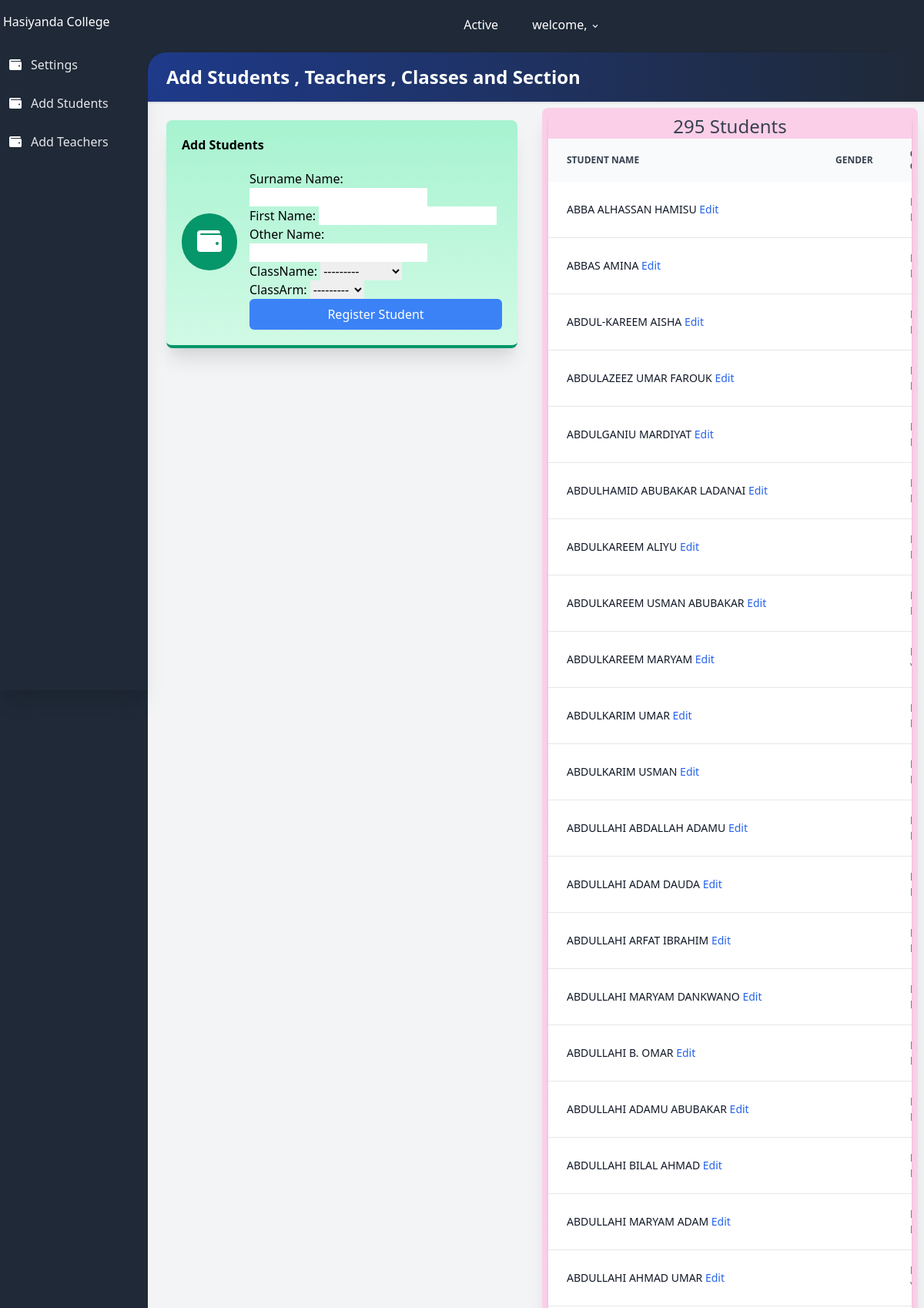
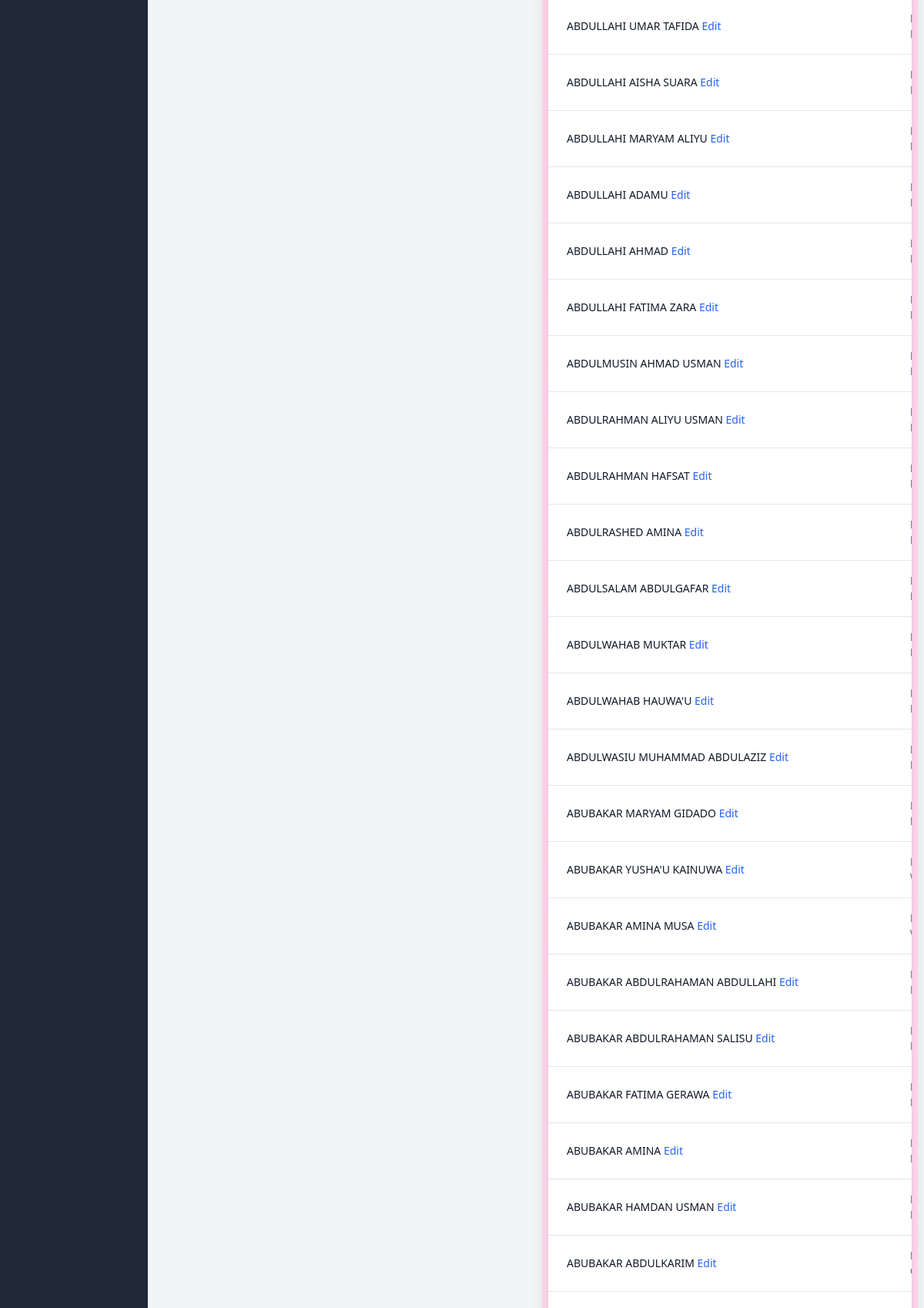
The app's page /registerStudent/ (upper part) with its own data (2 pictures, top to bottom).
### result/models.py (models this page shows, shortened)
class all_class(models.Model):
    className = models.CharField(max_length=100 , unique=True)
    section = models.ForeignKey(section, on_delete=models.SET_NULL, null=True)
    complete = models.BooleanField(default=False)
    classTeacher = models.ForeignKey(User, on_delete=models.SET_NULL, null=True)
    date = models.DateTimeField(auto_now_add=True)
    def __str__(self):
        return self.className
    class Meta:
        ordering = ['className']

class students(models.Model):
    first_name = models.CharField(max_length=100)
    last_name = models.CharField(max_length=100)
    middle_name = models.CharField(max_length=100, blank = True)
    gender = models.CharField(max_length=100 , choices= gender_choise)
    className = models.ForeignKey(all_class, related_name="studentclass", on_delete=models.SET_NULL, null=True)
    classArm = models.ForeignKey(classArm, related_name="studentclassArm", on_delete=models.SET_NULL, null=True)
    date = models.DateField(auto_now_add=True)
    class Meta:
        ordering = ['last_name']

### result/views.py (the view)
# urls.py: path('registerStudent/', RegisterStudent.as_view(), name='registerStudent'),
class RegisterStudent(CreateView):
    form_class = StudentForm
    template_name = 'result/add.html'
    success_url = reverse_lazy('result:registerStudent')
    def get_context_data(self, **kwargs):
        context = super().get_context_data(**kwargs)
        context["studentForm"] = StudentForm()
        context["allStudents"] = students.objects.all()
        return context

### result/forms.py
class StudentForm(forms.ModelForm):
    class Meta:
        model = students
        fields = [ 'last_name','first_name', 'middle_name', 'className', 'classArm']
        labels = {  'last_name': 'Surname Name',
                     'first_name': 'First Name',
                    'middle_name': 'Other Name'}

### result/models.py (called while the page is built)
    def __str__(self):
        return self.armName

### result/templates/result/add.html (shortened to what this page needs)
{% load tailwind_filters %}
<!DOCTYPE html>
<html lang="en">
<head>
    <link rel="stylesheet" href="https://use.fontawesome.com/releases/v5.3.1/css/all.css">
    <link rel="stylesheet" href="https://unpkg.com/tailwindcss@2.2.19/dist/tailwind.min.css"/>
    <link href="https://afeld.github.io/emoji-css/emoji.css" rel="stylesheet">
</head>
<body class="bg-gray-800 font-sans leading-normal tracking-normal mt-12">
<header>
    <nav aria-label="menu nav" class="bg-gray-800 pt-2 md:pt-1 pb-1 px-1 mt-0 h-auto fixed w-full z-20 top-0">
        <div class="flex flex-wrap items-center">
            <div class="flex flex-shrink md:w-1/3 justify-center md:justify-start text-white">
                <a href="{% url 'result:index' %}" aria-label="Home">
                    <h1> Hasiyanda College</h1>
                </a>
            </div>
            <div class="flex w-full pt-2 content-center justify-between md:w-1/3 md:justify-end">
                <ul class="list-reset flex justify-between flex-1 md:flex-none items-center">
                    <li class="flex-1 md:flex-none md:mr-3">
                        <a class="inline-block py-2 px-4 text-white no-underline" href="#">Active</a>
                    </li>
                    <li class="flex-1 md:flex-none md:mr-3">
                        <div class="relative inline-block">
                            <button onclick="toggleDD('myDropdown')" class="drop-button text-white py-2 px-2"> <span class="pr-2"></span> welcome, {{user.username}} <svg class="h-3 fill-current inline" xmlns="http://www.w3.org/2000/svg" viewBox="0 0 20 20">
                                <path d="M9.293 12.95l.707.707L15.657 8l-1.414-1.414L10 10.828 5.757 6.586 4.343 8z" /></svg></button>
                        </div>
                    </li>
                </ul>
            </div>
        </div>
    </nav>
</header>
<main>
    <div class="flex flex-col md:flex-row">
        <nav aria-label="alternative nav">
            <div class="bg-gray-800 shadow-xl h-20 fixed bottom-0 mt-12 md:relative md:h-screen z-10 w-full md:w-48 content-center">
                <div class="md:mt-12 md:w-48 md:fixed md:left-0 md:top-0 content-center md:content-start text-left justify-between">
                    <ul class="list-reset flex flex-row md:flex-col pt-3 md:py-3 px-1 md:px-2 text-center md:text-left">
                        <li class="mr-3 flex-1">
                            <a href="{% url 'result:settings' %}" class="block py-1 md:py-3 pl-0 md:pl-1 align-middle text-white no-underline hover:text-white border-b-2 border-gray-800 hover:border-red-500">
                                <i class="fa fa-wallet pr-0 md:pr-3"></i><span class="pb-1 md:pb-0 text-xs md:text-base text-gray-400 md:text-gray-200 block md:inline-block">
                                    Settings
                                </span>
                            </a>
                        </li>
                        <li class="mr-3 flex-1">
                            <a href="{% url 'result:registerStudent' %}" class="block py-1 md:py-3 pl-0 md:pl-1 align-middle text-white no-underline hover:text-white border-b-2 border-gray-800 hover:border-yellow-500">
                                <i class="fa fa-wallet pr-0 md:pr-3"></i><span class="pb-1 md:pb-0 text-xs md:text-base text-gray-400 md:text-gray-200 block md:inline-block">Add Students</span>
                            </a>
                        </li>
                        <li class="mr-3 flex-1">
                            <a href="{% url 'result:RegisterTeachers' %}" class="block py-1 md:py-3 pl-0 md:pl-1 align-middle text-white no-underline hover:text-white border-b-2 border-gray-800 hover:border-green-500">
                                <i class="fa fa-wallet pr-0 md:pr-3"></i><span class="pb-1 md:pb-0 text-xs md:text-base text-gray-400 md:text-gray-200 block md:inline-block">Add Teachers</span>
                            </a>
                        </li>
                    </ul>
                </div>
            </div>
        </nav>
        <section>
            <div id="main" class="main-content flex-1 bg-gray-100 mt-12 md:mt-2 pb-24 md:pb-5">
                <div class="bg-gray-800 pt-3">
                    <div class="rounded-tl-3xl bg-gradient-to-r from-blue-900 to-gray-800 p-4 shadow text-2xl text-white">
                        <h1 class="font-bold pl-2">Add Students , Teachers , Classes and Section</h1>
                    </div>
                </div>
                <div class="flex flex-wrap">
                    <div class="w-full md:w-1/2 xl:w-1/3 p-6">
                        <div class="bg-gradient-to-b from-green-200 to-green-100 border-b-4 border-green-600 rounded-lg shadow-xl p-5">
                            <h1 class="font-bold">Add Students</h1>
                            <div class="flex flex-row items-center">
                                <div class="flex-shrink pr-4">
                                    <div class="rounded-full p-5 bg-green-600"><i class="fa fa-wallet fa-2x fa-inverse"></i></div>
                                </div>
                                <div class="max-w-lg mx-auto">
                                <form method="post" class="mt-5">
                                    {{ studentForm.as_p }}
                                    <button type='submit' class="w-full text-white bg-blue-500 hover:bg-blue-600 px-3 py-2 rounded-md">
                                        Register Student
                                    </button>
                                </form>
</div>
                            </div>
                        </div>
                    </div>
                    <div class="w-full md:w-1/2 xl:w-2/3 p-2">
                        <div class="bg-gradient-to-b from-pink-200 to-pink-100 border-b-4 border-pink-500 rounded-lg shadow-xl p-2">
                                <div class="overflow-x-auto relative shadow-md sm:rounded-lg">
                                    <h1 class="text-2xl text-center text-gray-700">{{ allStudents|length }} Students</h1>
                                    <table class="w-full text-sm text-left text-gray-500 dark:text-gray-400">
                                        <thead class="text-xs text-gray-700 uppercase bg-gray-50 dark:bg-gray-700 dark:text-gray-400">
                                            <tr>
                                                <th scope="col" class="py-3 px-6">
                                                    Student name
                                                </th>
                                                <th scope="col" class="py-3 px-6">
                                                    Gender
                                                </th>
                                                <th scope="col" class="py-3 px-6">
                                                </th>
                                            </tr>
                                        </thead>
                                        <tbody>
                                            {% for student in allStudents %}
                                            <tr class="bg-white border-b dark:bg-gray-800 dark:border-gray-700 hover:bg-gray-50 dark:hover:bg-gray-600">
                                                <th scope="row" class="py-4 px-6 font-medium text-gray-900 whitespace-nowrap dark:text-white">
                                                   {{ student.last_name.upper }}  {{ student.first_name.upper }} {{ student.middle_name.upper }}
                                                   <a href="{% url 'result:editStudent' student.pk %}" class="font-medium text-blue-600 dark:text-blue-500 hover:underline">Edit</a>
                                                </th>
                                                <td class="py-4 px-6">
                                                </td>
                                                <td class="py-4 px-6">
                                                </td>
                                            </tr>
                                            {% endfor %}
                                        </tbody>
                                    </table>
                                </div>
                        </div>
                    </div>
            </div>
        </section>
    </div>
</main>
</body>
</html>

### records on screen
all_class: className "---------"
students: last_name "ABBA", first_name "ALHASSAN", middle_name "HAMISU"
students: last_name "ABBAS", first_name "AMINA"
students: last_name "ABDUL-KAREEM", first_name "AISHA"
students: last_name "ABDULAZEEZ", first_name "UMAR", middle_name "FAROUK"
students: last_name "ABDULGANIU", first_name "MARDIYAT"
students: last_name "ABDULHAMID", first_name "ABUBAKAR", middle_name "LADANAI"
students: last_name "ABDULKAREEM", first_name "ALIYU"
students: last_name "ABDULKAREEM", first_name "USMAN", middle_name "ABUBAKAR"
students: last_name "ABDULKAREEM", first_name "MARYAM"
students: last_name "ABDULKARIM", first_name "UMAR"
students: last_name "ABDULKARIM", first_name "USMAN"
students: last_name "ABDULLAHI", first_name "ABDALLAH", middle_name "ADAMU"
students: last_name "ABDULLAHI", first_name "ADAM", middle_name "DAUDA"
students: last_name "ABDULLAHI", first_name "ARFAT", middle_name "IBRAHIM"
students: last_name "ABDULLAHI", first_name "MARYAM", middle_name "DANKWANO"
students: last_name "ABDULLAHI", first_name "B.", middle_name "OMAR"
students: last_name "ABDULLAHI", first_name "ADAMU", middle_name "ABUBAKAR"
students: last_name "ABDULLAHI", first_name "BILAL", middle_name "AHMAD"
students: last_name "ABDULLAHI", first_name "MARYAM", middle_name "ADAM"
students: last_name "ABDULLAHI", first_name "AHMAD", middle_name "UMAR"
students: last_name "ABDULLAHI", first_name "UMAR", middle_name "TAFIDA"
students: last_name "ABDULLAHI", first_name "AISHA", middle_name "SUARA"
students: last_name "ABDULLAHI", first_name "MARYAM", middle_name "ALIYU"
students: last_name "ABDULLAHI", first_name "ADAMU"
students: last_name "ABDULLAHI", first_name "AHMAD"
students: last_name "ABDULLAHI", first_name "FATIMA", middle_name "ZARA"
students: last_name "ABDULMUSIN", first_name "AHMAD", middle_name "USMAN"
students: last_name "ABDULRAHMAN", first_name "ALIYU", middle_name "USMAN"
students: last_name "ABDULRAHMAN", first_name "HAFSAT"
students: last_name "ABDULRASHED", first_name "AMINA"
students: last_name "ABDULSALAM", first_name "ABDULGAFAR"
students: last_name "ABDULWAHAB", first_name "MUKTAR"
students: last_name "ABDULWAHAB", first_name "HAUWA'U"
students: last_name "ABDULWASIU", first_name "MUHAMMAD", middle_name "ABDULAZIZ"
students: last_name "ABUBAKAR", first_name "MARYAM", middle_name "GIDADO"
students: last_name "ABUBAKAR", first_name "YUSHA'U", middle_name "KAINUWA"
students: last_name "ABUBAKAR", first_name "AMINA", middle_name "MUSA"
students: last_name "ABUBAKAR", first_name "ABDULRAHAMAN", middle_name "ABDULLAHI"
students: last_name "ABUBAKAR", first_name "ABDULRAHAMAN", middle_name "SALISU"
students: last_name "ABUBAKAR", first_name "FATIMA", middle_name "GERAWA"
students: last_name "ABUBAKAR", first_name "AMINA"
students: last_name "ABUBAKAR", first_name "HAMDAN", middle_name "USMAN"
students: last_name "ABUBAKAR", first_name "ABDULKARIM"

### other values on screen
{{ allStudents|length }} "295"
